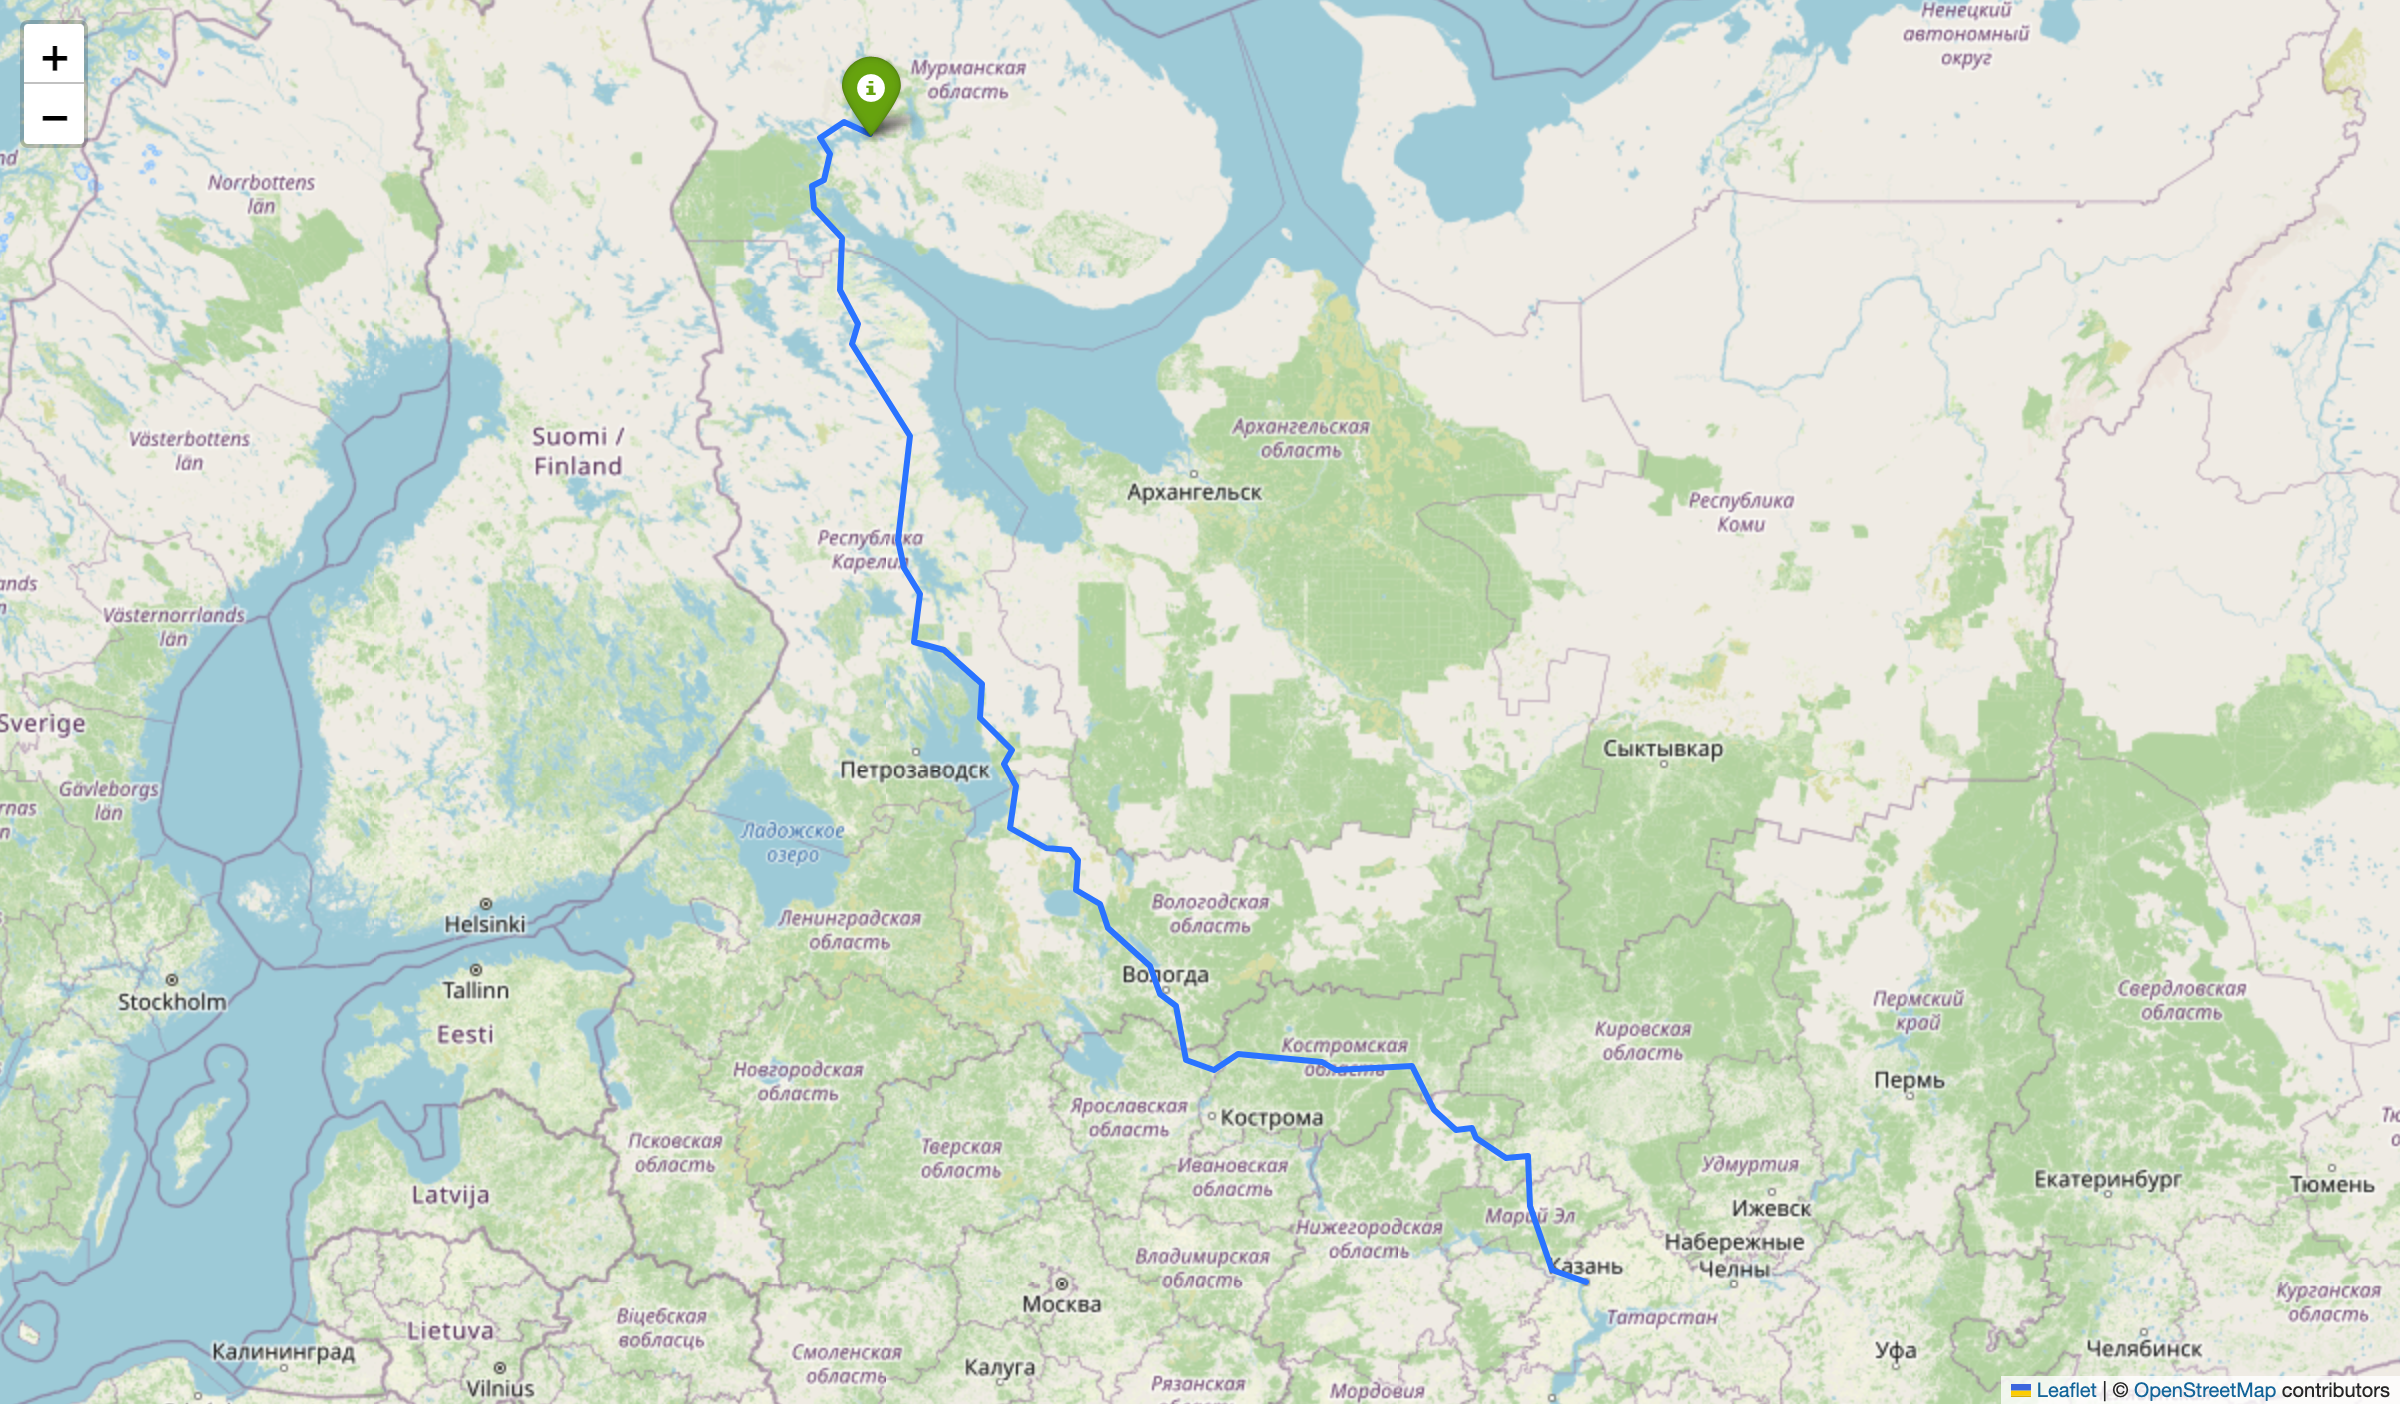

The script that saved this image:
import asyncio
from email.utils import unquote
import os
import time
from folium import PolyLine, Map, Marker, Icon
import requests
import polyline
import cloudconvert
import json
from selenium import webdriver
from selenium.webdriver.chrome.options import Options as ChromeOptions


async def get_point_from_api(name: str) -> list:
    # q = f"https://nominatim.openstreetmap.org/search?q={name}&format=json&polygon=1&addressdetails=1"
    # q = unquote(q)
    # print(q)
    # p = await asyncio.to_thread(requests.get, f"https://nominatim.openstreetmap.org/search?q={name}&format=json&polygon=1&addressdetails=1")\
    headers = {
        "User-Agent": "MyGeocoder/1.0 (contact: my@example.com)",  
        "Referer": "http://localhost" 
    }
    p = requests.get(f"https://nominatim.openstreetmap.org/search?q={name}&format=json&polygon=1&addressdetails=1", headers=headers)
    print(p.json())
    p_res = p.json()
    p1 = []
    p1.append(float(p_res[0]["lon"]))
    p1.append(float(p_res[0]["lat"]))
    return p1



async def set_route(points: dict):
    print(points)
    q = "http://router.project-osrm.org/route/v1/driving/"
    cc = []
    for point in points:
        for coord in points[point]:
            cc.append(coord[::-1])
            q += str(coord).replace("[", "").replace("]", "").replace(" ","")+";"
    q = q[:-1]
    q = unquote(q)
    print(q)
    r = await asyncio.to_thread(requests.get, q)
    res=r.json()
    routes = polyline.decode(res['routes'][0]['geometry'])
    m = Map()
    dir_path = os.path.dirname(os.path.realpath(__file__))
    PolyLine(locations=routes).add_to(m)
    m.fit_bounds(routes)
    for i in range(len(cc)):
        if i == 0:
            Marker(location=cc[i], icon = Icon(color="green"),popup="Точка").add_to(m)
        elif i == len(cc) - 1:
            Marker(location=cc[i], icon = Icon(color="red"),popup="Точка").add_to(m)
        else:
            Marker(location=cc[i], popup="Точка").add_to(m)
    m.save(f"{dir_path}/route.html")

    time.sleep(1)
    
    dr = webdriver.Remote("http://selenium-hub:4444/wd/hub", options = ChromeOptions())
    # # dr = webdriver.Chrome()
    dr.get(f"file://{dir_path}/route.html")
    print(f"file://{dir_path}/route.html")
    time.sleep(5)
    dr.save_screenshot(f"{dir_path}/route.png")
    dr.quit()

    return f"{dir_path}/route.png"
